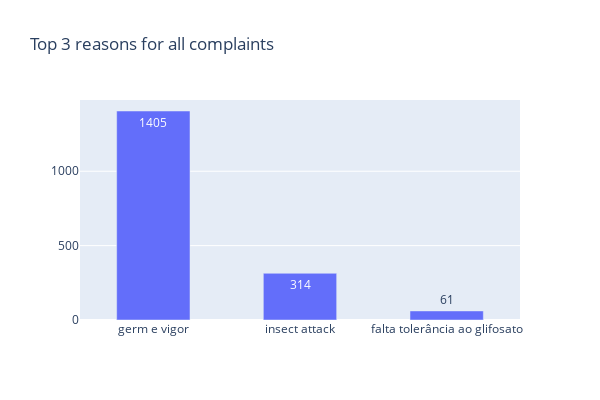

Source (notebook cell):
### Code cell
fig2 = go.Figure(
    go.Bar(
        x=df["reason"].value_counts().index[:3],
        y=df["reason"].value_counts().values[:3],
        text=df["reason"].value_counts().values[:3],
        textposition="auto",
    ),
)
fig2.update_layout(
    title_text="Top 3 reasons for all complaints", bargap=0.5, width=600, height=400
)
fig2.show()

### Figure 1 — Plotly figure (JSON) as saved in the notebook; plotly's stock layout.template omitted (floating-point values rounded to 4 significant figures)
{"data": [{"text": [1405, 314, 61], "textposition": "auto", "type": "bar", "x": ["germ e vigor", "insect attack", "falta tolerância ao glifosato"], "y": [1405, 314, 61]}], "layout": {"bargap": 0.5, "height": 400, "title": {"text": "Top 3 reasons for all complaints"}, "width": 600}}
